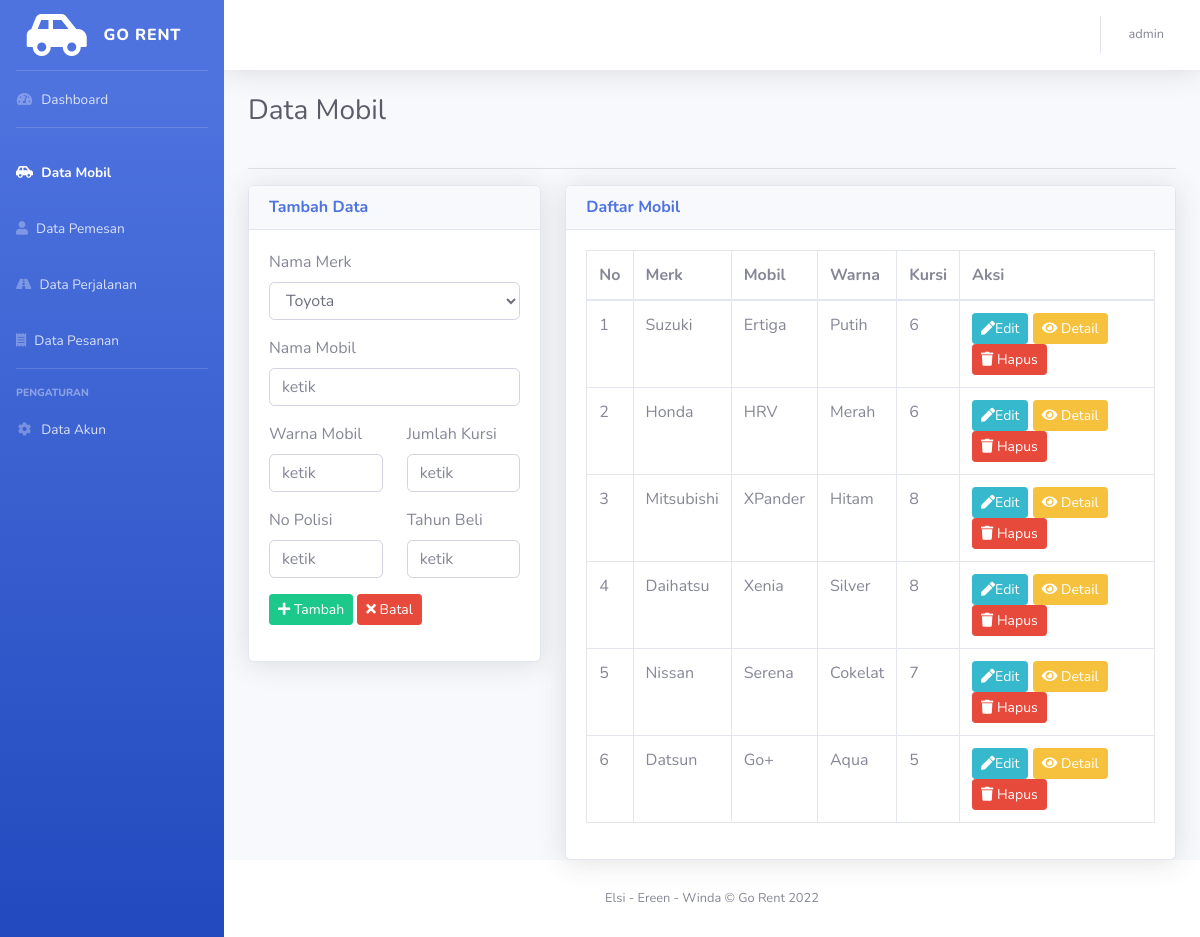
/mobil.php (signed in), run on the app's committed database.
### tables this page shows
CREATE TABLE `tbl_mobil` (
  `id` int(11) NOT NULL,
  `merk` varchar(45) DEFAULT NULL,
  `nama` varchar(45) DEFAULT NULL,
  `warna` varchar(45) DEFAULT NULL,
  `no_polisi` varchar(45) DEFAULT NULL,
  `jumlah_kursi` int(11) DEFAULT NULL,
  `tahun_beli` int(11) DEFAULT NULL
);

### mobil.php (the view, shortened to what this page needs)
<!DOCTYPE html>
<html lang="en">
<head>
    <link href="vendor/fontawesome-free/css/all.min.css" rel="stylesheet" type="text/css">
    <link href="sb-admin-2.min.css" rel="stylesheet">
</head>
<body>
    <div id="wrapper">
        <ul class="navbar-nav bg-gradient-primary sidebar sidebar-dark accordion" id="accordionSidebar">
            <a class="sidebar-brand d-flex align-items-center justify-content-center" href="index.php">
                <div class="sidebar-brand-icon rotate-n-60">
                    <i class='fas fa-car-side' style='font-size:48px;color:white'></i>
                </div>
                <div class="sidebar-brand-text mx-3">GO RENT</sup></div>
            </a>
            <hr class="sidebar-divider my-0">
            <li class="nav-item">
                <a class="nav-link" href="index.php">
                    <i class="fas fa-fw fa-tachometer-alt"></i>
                    <span>Dashboard</span></a>
            </li>
            <hr class="sidebar-divider">
            <li class="nav-item active">
                <a class="nav-link" href="mobil.php">
                    <i class='fas fa-car-side'></i>
                    <span>Data Mobil</span></a>
            </li>
            <li class="nav-item">
                <a class="nav-link" href="pemesan.php">
                    <i class="fas fa-user"></i>
                    <span>Data Pemesan</span></a>
            </li>
            <li class="nav-item">
                <a class="nav-link" href="perjalanan.php">
                    <i class="fas fa-road"></i>
                    <span>Data Perjalanan</span></a>
            </li>
            <li class="nav-item">
                <a class="nav-link" href="pesanan.php">
                    <i class="fas fa-receipt"></i>
                    <span>Data Pesanan</span></a>
            </li>
            <hr class="sidebar-divider">
            <div class="sidebar-heading">
                Pengaturan
            </div>
            <li class="nav-item">
                <a class="nav-link" href="akun.php">
                <i class="fas fa-fw fa-cog"></i>
                    <span>Data Akun</span></a>
            </li>
        </ul>
        <div id="content-wrapper" class="d-flex flex-column">
            <div id="content">
                <nav class="navbar navbar-expand navbar-light bg-white topbar mb-4 static-top shadow">
                    <ul class="navbar-nav ml-auto">
                            <ul class="navbar-nav ml-auto">
                                <li class="nav-item dropdown no-arrow">
                                    <a class="nav-link dropdown-toggle" href="#" id="userDropdown" role="button" data-toggle="dropdown" aria-haspopup="true" aria-expanded="false">
                                        <span class="mr-2 d-none d-lg-inline text-gray-600 small"><?= $_SESSION['name'] ?></span>
                                    </a>
                                </li>
                            </ul>
                    </ul>
                </nav>
                <div class="container-fluid">
                    <div class="row">
                        <div class="d-sm-flex align-items-center justify-content-between mb-4 col-xl-3 col-md-6 mb-4">
                            <h1 class="h3 mb-0 text-gray-800">Data Mobil</h1>
                        </div>
                    </div>
                    <hr>
                    <div class="row">
                        <div class="col-sm-4">
                            <div class="card shadow">
                                <div class="card-header">
                                    <h6 class="m-0 font-weight-bold text-primary">Tambah Data</h6>
                                </div>
                                <div class="card-body">
                                    <form method="POST" action="#" enctype="multipart/form-data">
                                        <div class="form-group">
                                            <label for="merk">Nama Merk</label>
                                            <select name = 'merk' class="form-control">
                                                <option value = 'Toyota' >Toyota</option>
                                            </select>
                                        </div>
                                        <div class="form-group">
                                            <label for="nama">Nama Mobil</label>
                                            <input type="text" name="nama" id="nama" required="required" placeholder="ketik" autocomplete="off" class="form-control">
                                        </div>
                                        <div class="row">
                                            <div class="form-group col-6">
                                                <label for="warna">Warna Mobil</label>
                                                <input type="text" name="warna" id="warna" required="required" placeholder="ketik" autocomplete="off" class="form-control">
                                            </div>
                                            <div class="form-group col-6">
                                                <label for="jumlah_kursi">Jumlah Kursi</label>
                                                <input type="number" name="jumlah_kursi" id="jumlah_kursi" required="required" placeholder="ketik" autocomplete="off" class="form-control">
                                            </div>
                                        </div>
                                        <div class="row">
                                            <div class="form-group col-6">
                                                <label for="no_polisi">No Polisi</label>
                                                <input type="text" name="no_polisi" id="no_polisi" required="required" placeholder="ketik" autocomplete="off" class="form-control">
                                            </div>
                                            <div class="form-group col-6">
                                                <label for="tahun_beli">Tahun Beli</label>
                                                <input type="number" name="tahun_beli" id="tahun_beli" required="required" placeholder="ketik" autocomplete="off" class="form-control">
                                            </div>
                                        </div>
                                        <div class="form-group">
                                            <button type="submit" class="btn btn-sm btn-success" name="tambah"><i class="fa fa-plus"></i> Tambah</button>
                                            <button type="reset" class="btn btn-sm btn-danger"><i class="fa fa-times"></i> Batal</button>
                                        </div>
                                    </form>
                                </div>
                            </div>
                        </div>
                        <div class="col-sm-8">
                            <div class="card shadow">
                                <div class="card-header">
                                    <h6 class="m-0 font-weight-bold text-primary">Daftar Mobil</h6>
                                </div>
                                <div class="card-body">
                                    <?php
                                        include 'koneksi.php';
                                        $query = "select * from tbl_mobil";
                                        $result = $mysqli->query($query);
                                        $num_results = $result->num_rows;
                                        if($num_results > 0){
                                            echo "<table class='table table-bordered' id='dataTable' cellspacing='0'>";
                                            echo "<thead>";
                                                echo "<tr>";
                                                    echo "<th>No</th>";
                                                    echo "<th>Merk</th>";
                                                    echo "<th>Mobil</th>";
                                                    echo "<th>Warna</th>";
                                                    echo "<th>Kursi</th>";
                                                    echo "<th>Aksi</th>";
                                                echo "</tr>";
                                            echo "</thead>";
                                            echo "<tbody>";
                                            $no = 1;
                                            while($row = $result->fetch_assoc()){
                                                extract($row);
                                    ?>
                                            <tr>
                                                <td><?php echo $no++; ?></td>
                                                <td><?php echo $row['merk']; ?></td>
                                                <td><?php echo $row['nama']; ?></td>
                                                <td><?php echo $row['warna']; ?></td>
                                                <td><?php echo $row['jumlah_kursi']; ?></td>
                                                <td>
                                                    <a href='edit_mobil.php?id=<?php echo $row['id']; ?>' class='btn btn-sm btn-info'><i class='fa fa-pen'></i>Edit</a>
                                                    <a href='detail_mobil.php?id=<?php echo $row['id']; ?>' class='btn btn-sm btn-warning'><i class='fa fa-eye'></i> Detail</a>
                                                    <?php echo "<a href='mobil.php' onclick='delete_data( {$id} );' class='btn btn-sm btn-danger'><i class='fa fa-trash'></i> Hapus</a>" ?>
                                                </td>
                                            </tr>
                                            <?php
                                            }
                                            ?>
                                            </tbody>
                                            </table>
                                    <?php
                                    }else{
                                    }
                                    ?>
                                </div>
                            </div>
                        </div>
                    </div>
                </div>
                <footer class="sticky-footer bg-white">
                    <div class="container my-auto">
                        <div class="copyright text-center my-auto">
                            <span><a>Elsi - Ereen - Winda </a>&copy; Go Rent 2022</span>
                        </div>
                    </div>
                </footer>
            </div>
        </div>
    </div>
</body>
</html>

### data on the page
tbl_mobil: merk "Suzuki", nama "Ertiga", warna "Putih", jumlah_kursi "6"
tbl_mobil: merk "Honda", nama "HRV", warna "Merah", jumlah_kursi "6"
tbl_mobil: merk "Mitsubishi", nama "XPander", warna "Hitam", jumlah_kursi "8"
tbl_mobil: merk "Daihatsu", nama "Xenia", warna "Silver", jumlah_kursi "8"
tbl_mobil: merk "Nissan", nama "Serena", warna "Cokelat", jumlah_kursi "7"
tbl_mobil: merk "Datsun", nama "Go+", warna "Aqua", jumlah_kursi "5"

### other printed values
$_SESSION['name'] "admin"
